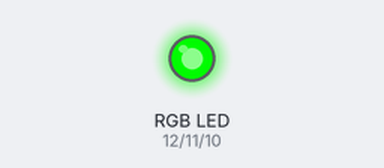
A sketch run on a simulated Arduino Uno, built with avr-gcc and run on an emulated ATmega328P. Shown: an RGB LED mixed from three pins (HIGH = lit). Dim RGB values are drawn brighter than linear.

Above: at 0.05 s.
At 0.65 s:
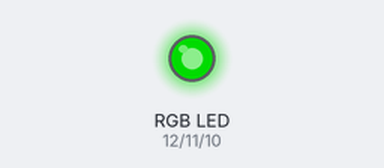
At 1.2 s:
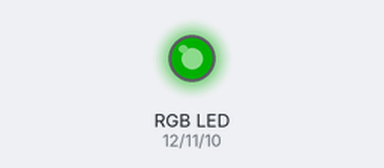
At 2.5 s:
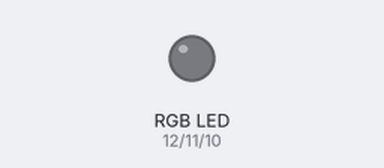
Timing chart, 0 to 5.8 s (numbered marks = the images above):
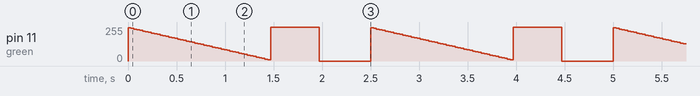

The sketch:

011_design_states_on.ino
```cpp
int red = 12;
int green = 11;
int blue = 10;
int brightness = 250;
int fadeAmount = 5;

void setup() {
  // put your setup code here, to run once:
  pinMode(red, OUTPUT);
  pinMode(green, OUTPUT);
  pinMode(blue, OUTPUT);
}

void loop() {
  // put your main code here, to run repeatedly:

  //On state
  //Red blinks @10Hz
//  digitalWrite(red, HIGH);
//  delay(100);
//  digitalWrite(red,LOW);
//  delay(100);

  //Off state
  //Does nothing

  //Run state
  //Green fades then blink 0.5s
   analogWrite(green, brightness);

  // change the brightness for next time through the loop:
  brightness = brightness - fadeAmount;

  if(brightness <= 0)
  {
    digitalWrite(green, HIGH);
    delay(500);
    digitalWrite(green, LOW);
    delay(500);
    brightness = 250;
  }

  delay(30);

  //Sleep State
  //Blue blink  @4Hz for 1 sec fade for 1 sec

}
```

Measured:
- by itself, pin 11 (green): moves between 0/255 and 255/255, repeating every 2.5 s
